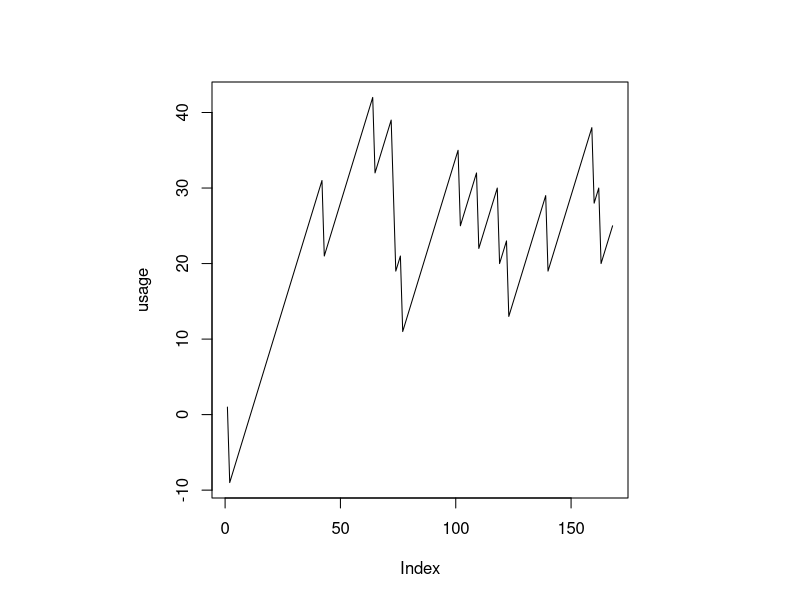
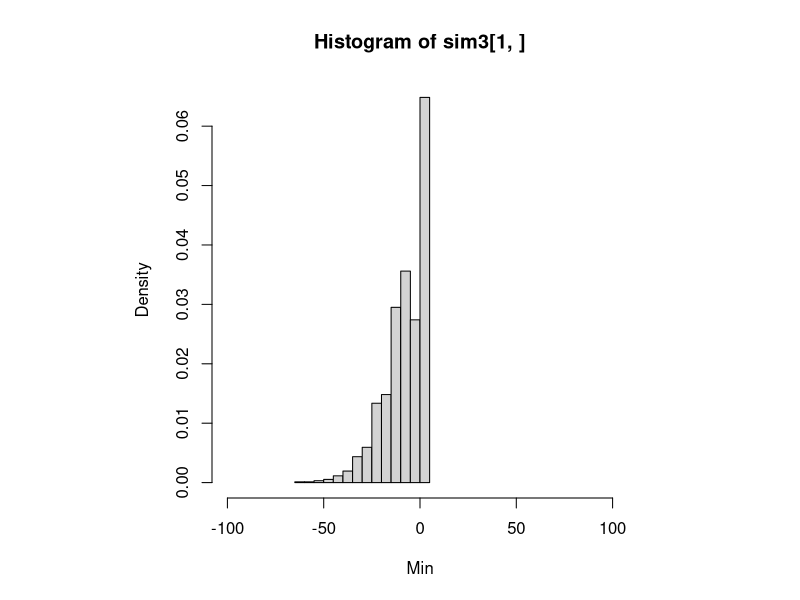
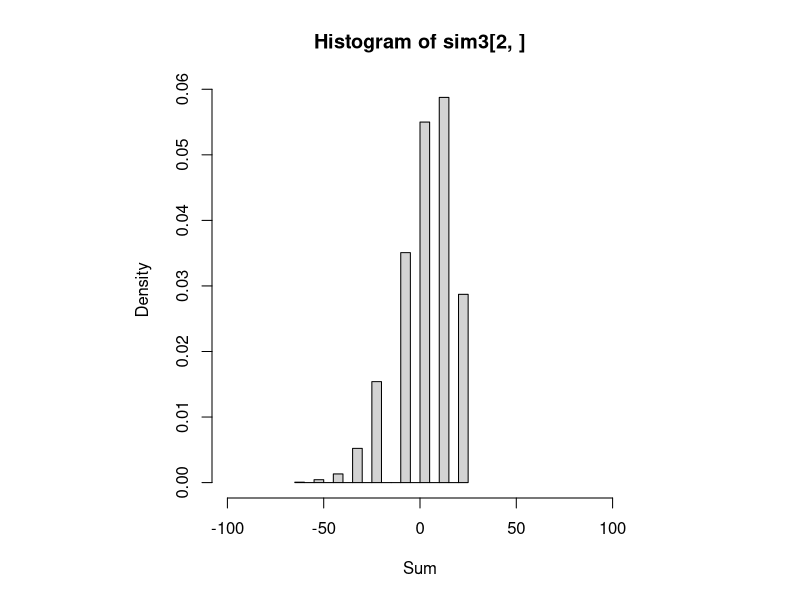
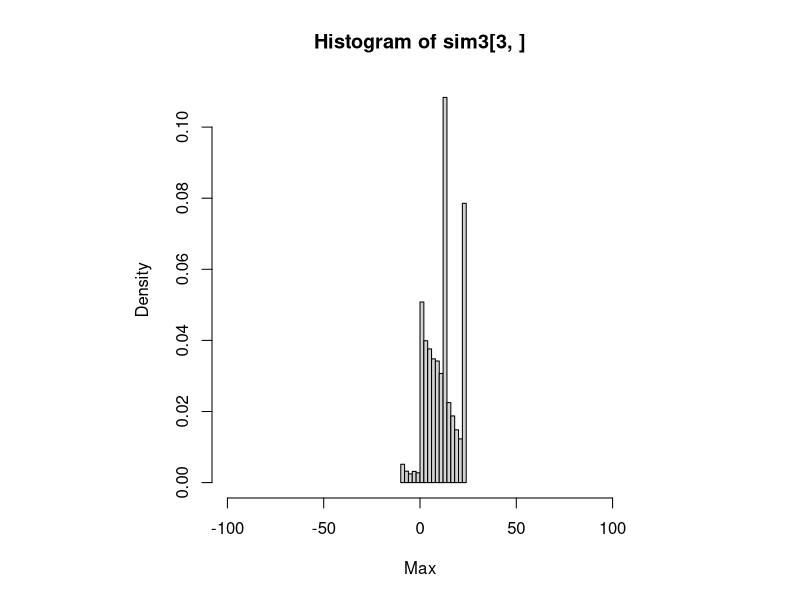

The R script that drew these images, in order:
#!/usr/bin/Rscript
##
## Start the interpreter  with M-R. Use C-c C-j to  eval a line, C-M-x
## to eval a paragraph.
##

##
## Simulating Data might be usefull as a tutorial [1].
##
## [1] https://clayford.github.io/dwir/dwr_12_generating_data.html
##
## In this  particular distribution  the increments are  usually small
## and positive or large and negative:
prior <- c(1,1,1,1,1,1,1,1,1,-10);

## This outputs the frequency table:
table (prior);
mean (prior);                           # -0.1
## plot (ecdf (prior), do.points = FALSE, verticals = TRUE);

## In case you want to exclude drift:
## prior <- prior - mean (prior);

## There are 7 * 24 = 168 hours in a week
day <- 24;
week <- 7 * day;
usage <- cumsum (sample (prior, size = week, replace = TRUE));
par (pty = "s");                        # square windows
plot (usage, type = "l");

## One week of  data, in fact only  167 = 168 -  1 differences, should
## give us  some idea of prior  distribution. Still it will  often not
## suffice to recover the prior accurately.
distr <- diff (usage);
table (distr);
mean (distr);
## plot (table (distr));

## Min, Last,  and Max as  a few  observations derived from  a cusmsum
## trajectory:
f <- function (s) c (min (cumsum (s)), sum (s), max (cumsum (s)));

## Simulate the evolution over one day  many times. In fact you may be
## interested in the behaviour of max(cumsum(...)) or min(cumsum(...))
## and not  just sum(...). Since f()  returns a 3-vector the  shape of
## the resulte is 3 x n:
sim3 <- replicate (n = 10000, f (sample (distr, size = day, replace = TRUE)));
sims <- sim3[2, ];
fivenum (sims);
## The expectation value of a sum is  a multiple of that for the prior
## distribution:
c (mean (sims),  day * mean (distr), day * mean (prior));

## Histograms
xlim <- c(-100, 100);
hist (sim3[1, ], prob = TRUE, xlab = "Min", xlim = xlim);
hist (sim3[2, ], prob = TRUE, xlab = "Sum", xlim = xlim);
hist (sim3[3, ], prob = TRUE, xlab = "Max", xlim = xlim);
## lines (density (sim3[1, ], bw = 5));
## lines (density (sim3[3, ], bw = 5));

## Empirical cumulative distribution function:
## plot (ecdf (sims), do.points = FALSE, verticals = TRUE);
## qqnorm (sims); qqline (sims);
